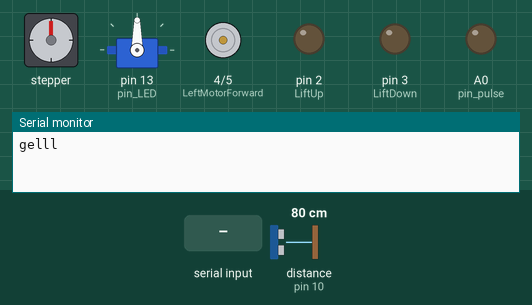
The sketch below on a simulated Arduino Uno, built with avr-gcc and run on an emulated ATmega328P. Parts: stepper motor, servo, motor-driver pin pairs drawn as motors (green arrow = first pin HIGH = forward, orange = second pin HIGH = backward, longer = more drive), output pins drawn as LEDs (lit = HIGH), the last lines printed to the serial monitor. Wiring (inferred from the names in the program): stepper motor driver (10 steps per turn assumed): step pin 12; direction pin 11. Dashed ring = blinking. The test bench sets the inputs (shaded band); at power-on: distance to the obstacle (sensor on pin 10) 80 cm. The echo pulse lasts 58.3 µs per cm; pins used as bus, display or sensor lines are not drawn.

Above: at 1.2 s.
1.3 s: "L" received over Serial
At 2.6 s:
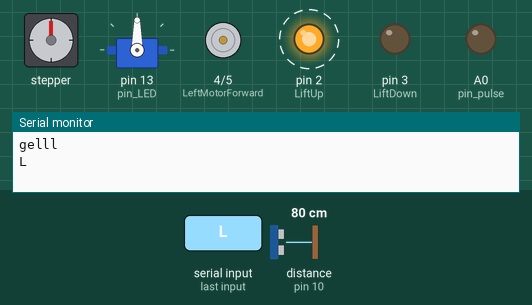
4.3 s: "F" received over Serial
At 7.2 s:
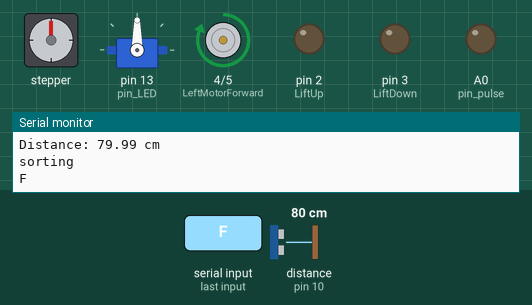
7.3 s: "B" received over Serial
At 10.1 s:
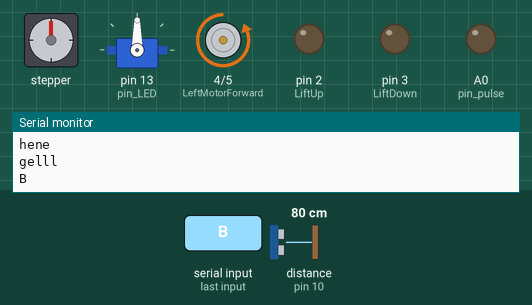
10.3 s: "R" received over Serial
At 12.7 s:
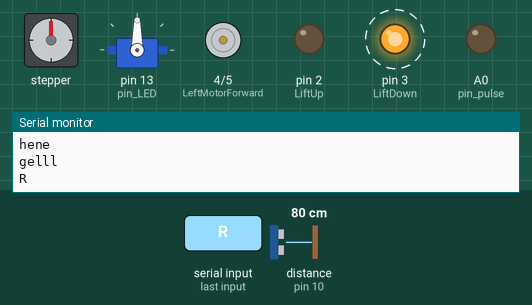
Timing chart, 0 to 14.3 s (numbered marks = the images above; inputs shaded):
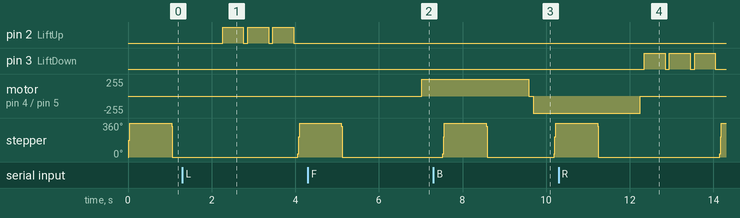

Measured:
- after the input at 1.3 s, pin 2 (LiftUp): alternates HIGH for 0.50 s and LOW for 0.10 s, starting after 0.96 s
- after the input at 4.3 s, motor on pin 4 (LeftMotorForward) / pin 5 (LeftMotorBackward): stopped → forward 255/255 after 2.7 s; stepper: goes on until 5.1 s, then stays 0°
- after the input at 7.3 s, motor on pin 4 (LeftMotorForward) / pin 5 (LeftMotorBackward): forward 255/255 → stopped after 2.3 s, → backward 255/255 0.10 s later
- after the input at 10.3 s, pin 3 (LiftDown): alternates HIGH for 0.50 s and LOW for 0.10 s, starting after 2.0 s; motor on pin 4 (LeftMotorForward) / pin 5 (LeftMotorBackward): backward 255/255 → stopped after 1.9 s

The sketch:

beach_rover.ino
```cpp
const int LeftMotorForward = 4;
const int LeftMotorBackward = 5;
const int LiftUp = 2;
const int LiftDown = 3;

const int dirPin = 11;
const int stepPin = 12;
const int stepsPerRevolution = 10;

const byte npulse = 12; // number of pulses to charge the capacitor before each measurement

const byte pin_pulse = A0; // sends pulses to charge the capacitor (can be a digital pin)
const byte pin_cap  = A1; // measures the capacitor charge
const byte pin_LED = 13; // LED that turns on when metal is detected

const int nmeas = 6; //measurements to take
long int sumsum = 0; //running sum of 64 sums
long int skip = 0; //number of skipped sums
long int diff = 0;      //difference between sum and avgsum
long int flash_period = 0; //period (in ms)
long unsigned int prev_flash = 0; //time stamp of previous flash

const int trigPin = 9;  // Trig pin of the ultrasonic sensor
const int echoPin = 10; // Echo pin of the ultrasonic sensor

#include <Servo.h>
int pos = 0;
Servo myservo;

char command;
void setup() {
  // put your setup code here, to run once:
  Serial.begin(9600);

  pinMode(LiftDown, OUTPUT);
  pinMode(LiftUp,OUTPUT);

  pinMode(LeftMotorBackward, OUTPUT);
  pinMode(LeftMotorForward,OUTPUT);
  pinMode(stepPin, OUTPUT);
	pinMode(dirPin, OUTPUT);

  pinMode(pin_pulse, OUTPUT);
  digitalWrite(pin_pulse, LOW);
  pinMode(pin_cap, INPUT);
  pinMode(pin_LED, OUTPUT);
  digitalWrite(pin_LED, LOW);
  myservo.attach(13);
  myservo.write(90);

  pinMode(trigPin, OUTPUT);
  pinMode(echoPin, INPUT);
}


void loop() {
  // put your main code here, to run repeatedly:
  bool sort_time = false;
  bool bin_detected = false;
 // bool
  if(Serial.available() > 0){
      command = Serial.read();
      stop();
      Serial.println(command);
      switch(command){
      case 'F':
        move_forward();
        break;
      case 'B':
        move_backward();
        break;
      case 'L':
        stop();
        lift_bin();
        sort_time = true;
        break;
      case 'R':
        lower_bin();
        sort_time = false;
        break;
      }
      Serial.println("hene");
  }
  shake();
  if(sort_time){
    delay(500);
    float distance = calculateDistance();
    Serial.print("Distance: ");
    Serial.print(distance);
    Serial.println(" cm");
    Serial.println("sorting");
    delay(300); // Add a delay for readability
    if (distance < 6){
      bin_detected = true;
    }

    if (bin_detected == true){
      Serial.println("testing metal");
      int bin_type = metal_test();
      if (bin_type < 2){
        // move servo right
        for (pos = 90; pos >= 0; pos -= 1) { // goes from 180 degrees to 0 degrees
          myservo.write(pos);              // tell servo to go to position in variable 'pos'
          delay(15);                       // waits 15 ms for the servo to reach the position
        }

        delay(1000);
        Serial.println("ddddd");
        for (pos = 0; pos <= 90; pos += 1) { // goes from 0 degrees to 180 degrees
          // in steps of 1 degree
          myservo.write(pos);              // tell servo to go to position in variable 'pos'
          delay(15);                       // waits 15 ms for the servo to reach the position
        }
        delay(100);
      }
      else
        // move servo left
        for (pos = 90; pos <= 180; pos += 1) { // goes from 0 degrees to 180 degrees
          // in steps of 1 degree
          myservo.write(pos);              // tell servo to go to position in variable 'pos'
          delay(15);                       // waits 15 ms for the servo to reach the position
        }
        delay(1000);
        Serial.println("hjjej");
        for (pos = 180; pos >= 90; pos -= 1) { // goes from 180 degrees to 0 degrees
          myservo.write(pos);              // tell servo to go to position in variable 'pos'
          delay(15);                       // waits 15 ms for the servo to reach the position
        }
        delay(100);

      bin_detected = false;
    }
  }
}

void move_forward(){
  //delay(2000);

  digitalWrite(LeftMotorForward, HIGH);
  digitalWrite(LeftMotorBackward, LOW);
  delay(500);
}

void move_backward(){


  //delay(2000);

  digitalWrite(LeftMotorForward, LOW);
  digitalWrite(LeftMotorBackward, HIGH);;
  delay(500);
}

void stop(){
  //delay(2000);

  digitalWrite(LeftMotorForward, LOW);
  digitalWrite(LeftMotorBackward, LOW);;
  //delay(500);
  digitalWrite(LiftUp, LOW);
  digitalWrite(LiftDown, LOW);
  delay(100);
}

void lift_bin(){
  // lift the trash for sorting using
  for( int x = 0; x < 3 ; x++){
    digitalWrite(LiftUp, HIGH);
    digitalWrite(LiftDown, LOW);
    delay(500);
    digitalWrite(LiftUp, LOW);
    digitalWrite(LiftDown, LOW);
    delay(100);
    Serial.println("lifti");
  }

}

void lower_bin(){
  // lower bin to collect incomming trash
  for( int x = 0 ; x < 3 ; x++){
    digitalWrite(LiftUp, LOW);
    digitalWrite(LiftDown, HIGH);\
    delay(500);
    digitalWrite(LiftUp, LOW);\
    digitalWrite(LiftDown, LOW);
    delay(100);
    Serial.println("return");
    }

}

void shake(){
  // shake to let the sand fall
  Serial.println("gelll");

	// Set motor direction clockwise
	digitalWrite(dirPin, HIGH);

	// Spin motor slowly
	for(int x = 0; x < stepsPerRevolution; x++)
	{
		digitalWrite(stepPin, HIGH);
		delayMicroseconds(2000);
		digitalWrite(stepPin, LOW);
		delayMicroseconds(2000);
	}
	delay(1000); // Wait a second

	// Set motor direction counterclockwise
	digitalWrite(dirPin, LOW);

	// Spin motor quickly
	for(int x = 0; x < stepsPerRevolution; x++)
	{
		digitalWrite(stepPin, HIGH);
		delayMicroseconds(1000);
		digitalWrite(stepPin, LOW);
		delayMicroseconds(1000);
	}
	delay(1000); // Wait a second
}

float calculateDistance() {
  digitalWrite(trigPin, LOW);
  delayMicroseconds(3);
  digitalWrite(trigPin, HIGH);
  delayMicroseconds(10);
  digitalWrite(trigPin, LOW);

  unsigned long duration = pulseIn(echoPin, HIGH);
  // Speed of sound is approximately 343 meters/second (0.0343 cm/microsecond)
  // Divide by 2 to account for the round trip
  float distance = duration * 0.0343 / 2;

  return distance;
}


int metal_test(){

int minval = 2000;
int maxval = 0;
byte ledstat = 0;
//perform measurement
long unsigned int sum = 0;
for (int imeas = 0; imeas < nmeas + 2; imeas++) {
  //reset the capacitor
  pinMode(pin_cap, OUTPUT);
  digitalWrite(pin_cap, LOW);
  delayMicroseconds(20);
  pinMode(pin_cap, INPUT);
  //apply pulses
  for (int ipulse = 0; ipulse < npulse; ipulse++) {
    digitalWrite(pin_pulse, HIGH); //takes 3.5 microseconds
    delayMicroseconds(3);
    digitalWrite(pin_pulse, LOW); //takes 3.5 microseconds
    delayMicroseconds(3);
  }
  //read the charge on the capacitor
  int val = analogRead(pin_cap); //takes 13x8=104 microseconds
  minval = min(val, minval);
  maxval = max(val, maxval);
  sum += val;

  //determine if LEDs should be on or off
  long unsigned int timestamp = millis();
  // byte ledstat = 0;
  if (timestamp < prev_flash +12) {
    if (diff > 0)ledstat = 1;
    if (diff < 0)ledstat = 2;
  }
  if (timestamp > prev_flash + flash_period) {
    if (diff > 0)ledstat = 1;
    if (diff < 0)ledstat = 2;
    prev_flash = timestamp;
  }
  if (flash_period > 1000)ledstat = 0;

  //switch the LEDs to this setting
  if (ledstat == 0) {
    digitalWrite(pin_LED, LOW);
    Serial.println("low");
  }
  if (ledstat == 1) {
    digitalWrite(pin_LED, LOW);
    Serial.println("lala");
  }
  if (ledstat == 2) {
    digitalWrite(pin_LED, HIGH);
    Serial.println("hifn");
  }
  delay(200);
  break;
}

//subtract minimum and maximum value to remove spikes
sum -= minval; sum -= maxval;

//process
if (sumsum == 0) sumsum = sum << 6; //set sumsum to expected value
long int avgsum = (sumsum + 32) >> 6;
diff = sum - avgsum;
if (abs(diff)<avgsum >> 10) {   //adjust for small changes
  sumsum = sumsum + sum - avgsum;
  skip = 0;
} else {
  skip++;
}
if (skip > 64) {  // break off in case of prolonged skipping
  sumsum = sum << 6;
  skip = 0;
}

// one permille change = 2 ticks/s
if (diff == 0) flash_period = 1000000;
else flash_period = avgsum / (2 * abs(diff));
delay(200);

return ledstat ;
}
```
